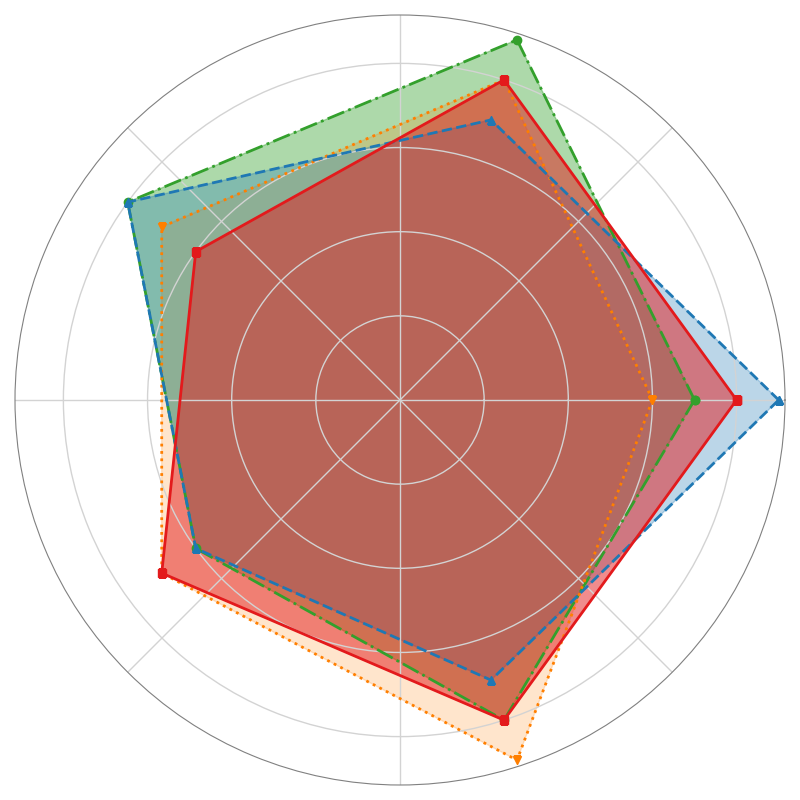

The Python source for this figure:
import matplotlib.pyplot as plt
import numpy as np
from math import pi

colonies = ['Colony A', 'Colony B', 'Colony C', 'Colony D']
attributes = ['Physical', 'Mental', 'Social', 'Artistic', 'Relaxation']

data = [
    [7, 9, 8, 6, 8],  # Colony A
    [6, 8, 7, 7, 9],  # Colony B
    [9, 7, 8, 6, 7],  # Colony C
    [8, 8, 6, 7, 8]   # Colony D
]

data = np.array(data)
num_attributes = len(attributes)
angles = np.linspace(0, 2 * pi, num_attributes, endpoint=False).tolist()
angles += angles[:1]

fig, ax = plt.subplots(figsize=(8, 8), subplot_kw=dict(polar=True))

colors = ['#33a02c', '#ff7f00', '#1f78b4', '#e31a1c']
line_styles = ['dashdot', 'dotted', 'dashed', 'solid']
marker_styles = ['o', 'v', '^', 's']
fill_opacities = [0.4, 0.2, 0.3, 0.5]

for i, colony_data in enumerate(data):
    values = colony_data.tolist()
    values += values[:1]
    ax.plot(angles, values, linewidth=2, linestyle=line_styles[i], marker=marker_styles[i], color=colors[i])
    ax.fill(angles, values, color=colors[i], alpha=fill_opacities[i])

ax.set_yticklabels([])
ax.set_xticklabels([])

ax.grid(color='lightgrey', linestyle='-', linewidth=1)

plt.gca().spines['polar'].set_visible(True)
plt.gca().spines['polar'].set_edgecolor('grey')

plt.tight_layout()
plt.show()
